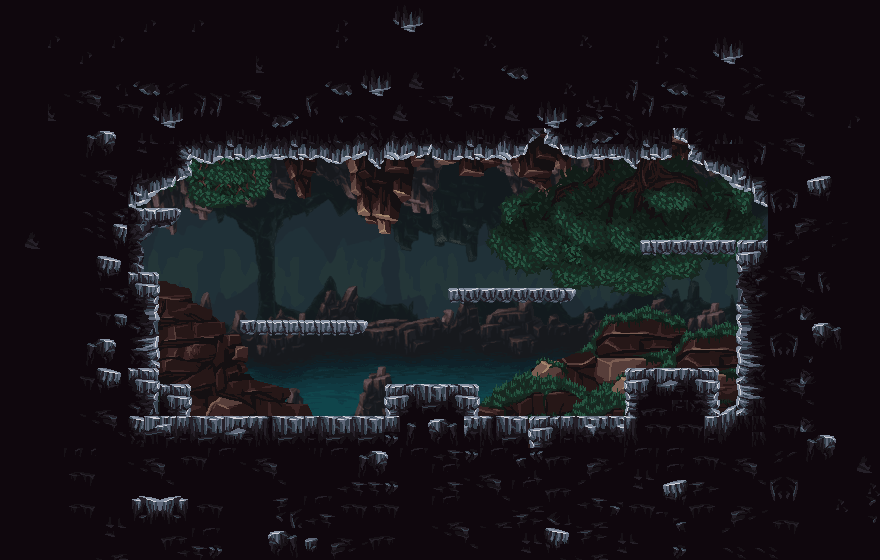

The image is a tile-based game level rendered from a .tmx file. Its description and source (layers, tilesets, objects; grid data summarised) follow:
An orthogonal 55x35 tile map with 16x16 px tiles, 5 tile layers (bgpedra2, bgpedra, bg2, background, ...), 4 tilesets, 5 image layers.

<map version="1.10" tiledversion="1.11.0" orientation="orthogonal" renderorder="right-down" width="55" height="35" tilewidth="16" tileheight="16" infinite="0" nextlayerid="19" nextobjectid="1">
 <tileset firstgid="1" source="teste.tsx" />
 <tileset firstgid="4097" source="bg1.tsx" />
 <tileset firstgid="8193" source="arvores.tsx" />
 <tileset firstgid="12289" source="arvere.tsx" />
 <imagelayer id="14" name="Image Layer 1" offsetx="128" offsety="128">
  <image source="background1.png" width="640" height="320" />
 </imagelayer>
 <imagelayer id="15" name="Image Layer 2" offsetx="128" offsety="128">
  <image source="background2.png" width="640" height="320" />
 </imagelayer>
 <imagelayer id="16" name="Image Layer 3" offsetx="128" offsety="128">
  <image source="background3.png" width="640" height="320" />
 </imagelayer>
 <imagelayer id="17" name="Image Layer 4" offsetx="128" offsety="128">
  <image source="background4a.png" width="640" height="320" />
 </imagelayer>
 <imagelayer id="18" name="Image Layer 5" offsetx="128" offsety="128">
  <image source="background4b.png" width="640" height="320" />
 </imagelayer>
 <layer id="9" name="bgpedra2" width="55" height="35">
  <data>[1925 cells, 240 non-empty, 240 distinct tile ids]</data>
 </layer>
 <layer id="8" name="bgpedra" width="55" height="35">
  <data>[1925 cells, 435 non-empty, 435 distinct tile ids]</data>
 </layer>
 <layer id="7" name="bg2" width="55" height="35">
  <data>[1925 cells, 426 non-empty, 412 distinct tile ids]</data>
 </layer>
 <layer id="1" name="background" width="55" height="35">
  <data>[1925 cells, 1297 non-empty, 211 distinct tile ids]</data>
 </layer>
 <layer id="6" name="tiles" width="55" height="35">
  <data>[1925 cells, 129 non-empty, 50 distinct tile ids]</data>
 </layer>
</map>
